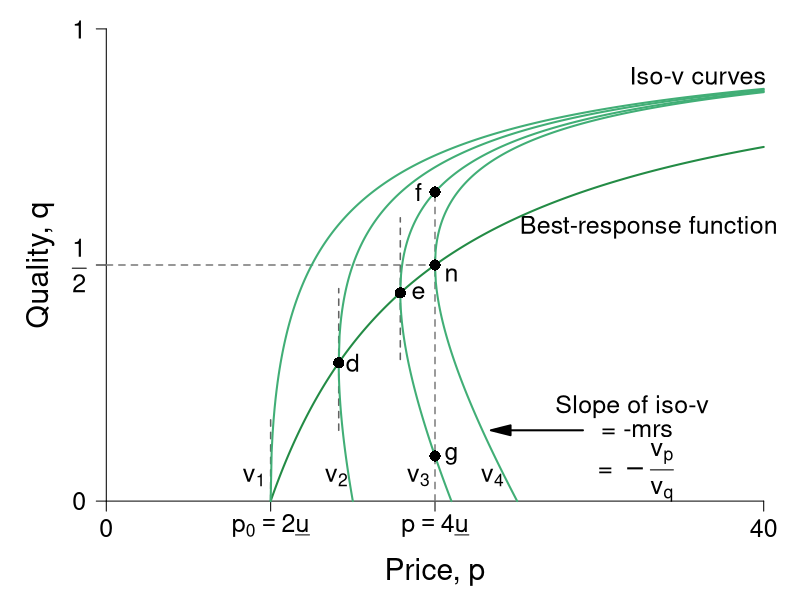

Reproduce this figure in R.
#' Graph Designer: Scott Cohn
#' Authors: Bowles and Halliday
#' Title: Coordination, Conflict and Competition: A Text in Microeconomics

require(ggplot2)
require(shape)
pdf(file = "information_power/iso_vmap_a.pdf", width = 9, height = 7)

#Set parameters for graphics
pointsize <- 1.8
axislabelsize <- 1.8
labelsize <- 1.5
namesize <- 1.8
annotatesize <- 1.5
graphlinewidth <- 2
segmentlinewidth <- 1.5

COL <- c("#7fc97f", "#beaed4", "#fdc086", "#ffff99", "#386cb0", "#f0027f", "#bf5b17", "#666666")
COLA <- c("#e0f3db", "#99d8c9","#66c2a4","#41ae76", "#238b45", "#005824")
COLB <- c("#c6dbef", "#4eb3d3", "#2b8cbe", "#0868ac","#084081")
COLC <- c("#fcfbfd", "#efedf5", "#dadaeb", "#bcbddc", "#9e9ac8", "#807dba", "#6a51a3", "#54278f", "#3f007d")
grays <- gray.colors(25, start = 1, end = 0)

#The equation is below when v = 0. See Wolfram Alpha output. 
isov <- function(p, delta = 5) {
  (p - delta)/p
}

isovhigh1 <- function(p, delta = 5, v = 5){
  (sqrt(p^2 - 4 * delta * v) - p + 2*v)/( 2 * v )
}

isovlow1 <- function(p, delta = 5, v = 5){
  (-sqrt(p^2 - 4 * delta * v) - p + 2*v)/( 2 * v )
}

isovhigh2 <- function(p, delta = 5, v = 10){
  (sqrt(p^2 - 4 * delta * v) - p + 2*v)/( 2 * v )
}

isovlow2 <- function(p, delta = 5, v = 10){
  (-sqrt(p^2 - 4 * delta * v) - p + 2*v)/( 2 * v )
}

isovhigh3 <- function(p, delta = 5, v = 15){
  (sqrt(p^2 - 4 * delta * v) - p + 2*v)/( 2 * v )
}

isovlow3 <- function(p, delta = 5, v = 15){
  (-sqrt(p^2 - 4 * delta * v) - p + 2*v)/( 2 * v )
}

isovhigh4 <- function(p, delta = 5, v = 15){
  (sqrt(p^2 - 4 * delta * v) - p + 2*v)/( 2 * v )
}

isovlow4 <- function(p, delta = 5, v = 15){
  (-sqrt(p^2 - 4 * delta * v) - p + 2*v)/( 2 * v )
}

brfFn <- function(p, delta = 5) {
  1 - (2*delta) /p
}

#This is evaluated for p = 12; q = 12/(8*sqrt(12^2 - 4*delta1*v1)) - 1/8 for the slope
#At p = 12; q = (-sqrt(12^2 - 4*v1*delta1) - 12 + 2*v1)/(2*v1) = 0.799
tangencyLine <- function(p){
  (p*(0.05))
}



#COL <- c("#bae4b3", "#74c476", "#238b45")
#COL <- c("#f7fcf0", "#e0f3db", "#ccebc5", "#a8ddb5", "#7bccc4", "#4eb3d3", "#2b8cbe", "#08589e")
COL <- c("#f7fcf5", "#e5f5e0", "#c7e9c0", "#a1d99b", "#74c476", "#41ab5d", "#238b45", "#005a32")
par(mar =  c(4, 4, .5, .5))

xlims <- c(0, 40)
ylims <- c(0, 1)

plot(0, 0, xlim = xlims, ylim = ylims, type = "n",
     xlab = "",
     ylab = "",
     xaxt = "n", yaxt = "n", cex.lab = axislabelsize, bty = "n")

mtext(expression(paste("Price, ", p)), side=1, line = 2.5, cex = axislabelsize)
text(-4, ylims[2] - 0.5*(ylims[2] - ylims[1]), expression(paste("Quality, ", q)), xpd = TRUE, cex = axislabelsize, srt = 90) 


npts <- 500 
npts2 <- 501
#Specify the sequences of points for graphing. 
xx0 <- seq(5, xlims[2], length.out = npts)
xx1 <- seq(10, xlims[2], length.out = npts)
xx2 <- seq(xlims[1], 15, length.out = npts)
xx3 <- seq(10, xlims[2], length.out = npts2)
xx4 <- seq(xlims[1], 10, length.out = npts2)
#For below, I solved sqrt(p^2 - 200) - p + 200/p = 0, getting p = 10*sqrt(2) = 14.14214
xx5 <- seq(14.14214, xlims[2], length.out = npts2)
xx6 <- seq(14.14214, 15, length.out = npts2)

xx7 <- seq(17.889, xlims[2], length.out = npts2)
xx8 <- seq(17.889, 21, length.out = npts2)

xx9 <- seq(20, xlims[2], length.out = npts2)
xx10 <- seq(xlims[1], 25, length.out = npts2)

#Customize ticks and labels for the plot
ticksy <- c(0, 0.5, 1)
ylabels <- c(0, expression(paste(frac(1,2))), 1)
ticksx <- c(0, 10, 20, 40)
xlabels <- c(0, expression(paste(p[0] == 2*underline("u"))), expression(paste(p == 4*underline("u"))) , 40)
axis(1, at = ticksx, pos = 0, labels = xlabels, cex.axis = labelsize)
axis(2, at = ticksy, pos = 0, labels = ylabels, las = 1, cex.axis = labelsize)

#Annotation of the three graphs and the NE

# text(3.4, 0.05, expression(paste(v[0] == z)), cex = annotatesize)
text(9.0, 0.05, expression(paste(v[1])), cex = annotatesize)
text(14, 0.05, expression(paste(v[2])), cex = annotatesize)
text(19, 0.05, expression(paste(v[3])), cex = annotatesize)
text(23.5, 0.05, expression(paste(v[4])), cex = annotatesize)
text(21, 0.48, expression(paste("n")), cex = annotatesize)
text(33, 0.58, expression(paste("Best-response function")), cex = annotatesize)
text(36, 0.9, expression(paste("Iso-v curves")), cex = annotatesize)

#Lines for the coordinates of the Nash equilbrium
segments(10, 0, 10, 0.175, lty = 2, col = grays[22], lwd = segmentlinewidth)
segments(20, 0, 20, 0.6545, lty = 2, col = grays[20], lwd = segmentlinewidth)
segments(0, 0.5, 20, 0.5, lty = 2, col = grays[20], lwd = segmentlinewidth)
segments(14.14214, 0.15, 14.14214, 0.45, lty = 2, col = grays[22], lwd = segmentlinewidth)
segments(17.889, 0.3, 17.889, 0.6, lty = 2, col = grays[22], lwd = segmentlinewidth)

#Draw the lines for the graphs
#lines(xx0, isov(xx0, delta = 5), col = COLA[4], lwd = graphlinewidth)
lines(xx1, brfFn(xx1), col = COLA[5], lwd = graphlinewidth)
#lines(xx2, tangencyLine(xx2), col = "darkgrey", lwd = segmentlinewidth, lty = 2)
lines(xx3, isovhigh1(xx3, v = 5, delta = 5), col = COLA[4], lwd = graphlinewidth)
lines(xx4, isovlow1(xx4, v = 5, delta = 5), col = COLA[4], lwd = graphlinewidth)
lines(xx5, isovhigh2(xx5, v = 10, delta = 5), col = COLA[4], lwd = graphlinewidth)
lines(xx6, isovlow2(xx6, v = 10, delta = 5), col = COLA[4], lwd = graphlinewidth)
lines(xx7, isovhigh3(xx7, v = 16, delta = 5), col = COLA[4], lwd = graphlinewidth)
lines(xx8, isovlow3(xx8, v = 16, delta = 5), col = COLA[4], lwd = graphlinewidth)
lines(xx9, isovhigh4(xx9, v = 20, delta = 5), col = COLA[4], lwd = graphlinewidth)
lines(xx10, isovlow4(xx10, v = 20, delta = 5), col = COLA[4], lwd = graphlinewidth)

#Arrows and slope of iso-v label
Arrows(29, 0.15, 24, 0.15,  col = "black", lty = 1, lwd = 2, arr.type = "triangle")
text(32, 0.2, expression(paste("Slope of iso-v")), cex = annotatesize)
text(32.3, 0.15, expression(paste(" = -mrs ")), cex = annotatesize)
text(32, 0.06, expression(paste(" = " -frac(v[p], v[q]))), cex = annotatesize)

#Add a point for the NE
points(20, 0.5, pch = 16, col = "black", cex = 1.5)


#Add a point for b
# points(10, 0.5, pch = 16, col = "black", cex = 1.5)
# text(9.5, 0.53, expression(paste("b")), cex = annotatesize)

#Add a point for d
#Figure out q for p = 14.14214: q = 1 - 2delta/p = 1 - (2*5)/14.14214 =  0.2928934
points(14.14214, 0.2928934, pch = 16, col = "black", cex = 1.5)
text(15, 0.2928934, expression(paste("d")), cex = annotatesize)

points(17.889, 0.441, pch = 16, col = "black", cex = 1.5)
text(19, 0.441, expression(paste("e")), cex = annotatesize)

# points same wage w incr/decr in effort
points(20, 0.0955, pch = 16, col = "black", cex = 1.5)
text(21, 0.0955, expression(paste("g")), cex = annotatesize)
points(20, 0.6545, pch = 16, col = "black", cex = 1.5)
text(19, 0.6545, expression(paste("f")), cex = annotatesize)

dev.off()
